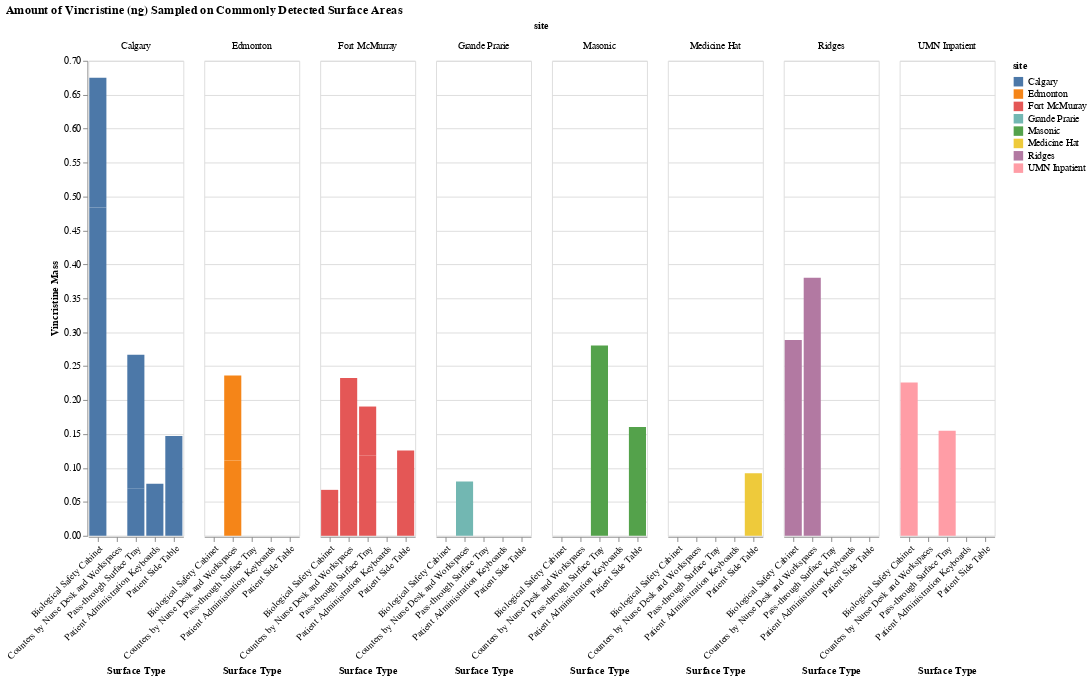

Notebook source saved alongside this figure:
### Code cell
vinc_bar = alt.Chart(vinc_filtered).mark_bar().encode(
    x = alt.X('p_surfaceID', axis=alt.Axis(labelAngle=-45)).title('Surface Type'),
    y = alt.Y('vinc_mass').title('Vincristine Mass'),
        color='site'
    ).properties(
        width=100, 
        height=500
    ).facet('site', title='Amount of Vincristine (ng) Sampled on Commonly Detected Surface Areas')

vinc_bar

### Figure 1 — Vega-Lite specification as saved in the notebook (floating-point values rounded to 4 significant figures)
{"config": {"view": {"continuousWidth": 300, "continuousHeight": 300}}, "data": {"name": "data-70214fd56c99f17ea6c67f70813c4c73"}, "facet": {"field": "site", "type": "nominal"}, "spec": {"mark": {"type": "bar"}, "encoding": {"color": {"field": "site", "type": "nominal"}, "x": {"axis": {"labelAngle": -45}, "field": "p_surfaceID", "title": "Surface Type", "type": "nominal"}, "y": {"field": "vinc_mass", "title": "Vincristine Mass", "type": "quantitative"}}, "height": 500, "width": 100}, "title": "Amount of Vincristine (ng) Sampled on Commonly Detected Surface Areas", "$schema": "https://vega.github.io/schema/vega-lite/v5.16.3.json", "datasets": {"data-70214fd56c99f17ea6c67f70813c4c73": [{"site": "Edmonton", "surface": "charting area", "p_surfaceID": "Counters by Nurse Desk and Workspaces", "vinc_mass": 0.111}, {"site": "Edmonton", "surface": "St. 40 inpatient unit charting area", "p_surfaceID": "Counters by Nurse Desk and Workspaces", "vinc_mass": 0.1253}, {"site": "Calgary", "surface": "BSC work surface", "p_surfaceID": "Biological Safety Cabinet", "vinc_mass": 0.484}, {"site": "Calgary", "surface": "BSC #1 work surface (left)", "p_surfaceID": "Biological Safety Cabinet", "vinc_mass": 0.1141}, {"site": "Calgary", "surface": "Side Table #3", "p_surfaceID": "Patient Side Table", "vinc_mass": 0.1469}, {"site": "Calgary", "surface": "passthroughtray", "p_surfaceID": "Pass-through Surface Tray", "vinc_mass": 0.06938}, {"site": "Calgary", "surface": "passthrough tray", "p_surfaceID": "Pass-through Surface Tray", "vinc_mass": 0.1973}, {"site": "Calgary", "surface": "nursing workstation keyboard #4", "p_surfaceID": "Patient Administration Keyboards", "vinc_mass": 0.07678}, {"site": "Calgary", "surface": "BSC worksurface #1", "p_surfaceID": "Biological Safety Cabinet", "vinc_mass": 0.07678}, {"site": "Fort McMurray", "surface": "BSC work surface 2", "p_surfaceID": "Biological Safety Cabinet", "vinc_mass": 0.06771}, {"site": "Fort McMurray", "surface": "pass through tray", "p_surfaceID": "Pass-through Surface Tray", "vinc_mass": 0.1188}, {"site": "Fort McMurray", "surface": "side table ", "p_surfaceID": "Patient Side Table", "vinc_mass": 0.1258}, {"site": "Fort McMurray", "surface": "passthrough tray", "p_surfaceID": "Pass-through Surface Tray", "vinc_mass": 0.07173}, {"site": "Fort McMurray", "surface": "nursing counter", "p_surfaceID": "Counters by Nurse Desk and Workspaces", "vinc_mass": 0.2325}, {"site": "Grande Prarie", "surface": "clear document sleeve", "p_surfaceID": "Counters by Nurse Desk and Workspaces", "vinc_mass": 0.07992}, {"site": "Medicine Hat", "surface": "side table #2", "p_surfaceID": "Patient Side Table", "vinc_mass": 0.09213}, {"site": "Ridges", "surface": "nurse's counter by pharmacy", "p_surfaceID": "Counters by Nurse Desk and Workspaces", "vinc_mass": 0.3802}, {"site": "Ridges", "surface": "BSC work surface #2", "p_surfaceID": "Biological Safety Cabinet", "vinc_mass": 0.2886}, {"site": "Masonic", "surface": "plastic bin", "p_surfaceID": "Pass-through Surface Tray", "vinc_mass": 0.2803}, {"site": "Masonic", "surface": "storage cart", "p_surfaceID": "Patient Side Table", "vinc_mass": 0.1604}, {"site": "UMN Inpatient", "surface": "BSC #2", "p_surfaceID": "Biological Safety Cabinet", "vinc_mass": 0.2259}, {"site": "UMN Inpatient", "surface": "passthrough surface", "p_surfaceID": "Pass-through Surface Tray", "vinc_mass": 0.1548}]}}
